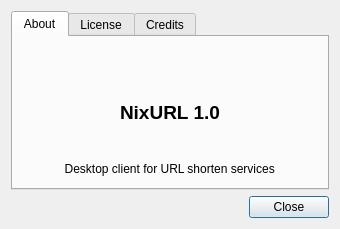
<?xml version="1.0" encoding="UTF-8"?>
<ui version="4.0">
 <class>NixURL_about</class>
 <widget class="QDialog" name="NixURL_about">
  <property name="geometry">
   <rect>
    <x>0</x>
    <y>0</y>
    <width>340</width>
    <height>229</height>
   </rect>
  </property>
  <property name="windowTitle">
   <string>XSSAlert : About</string>
  </property>
  <property name="windowIcon">
   <iconset resource="nixurl.qrc">
    <normaloff>:/images/images/nixicon.png</normaloff>:/images/images/nixicon.png</iconset>
  </property>
  <property name="locale">
   <locale language="English" country="India"/>
  </property>
  <layout class="QVBoxLayout" name="verticalLayout">
   <item>
    <widget class="QTabWidget" name="tabWidget">
     <property name="currentIndex">
      <number>0</number>
     </property>
     <widget class="QWidget" name="about_tab">
      <attribute name="title">
       <string>About</string>
      </attribute>
      <layout class="QVBoxLayout" name="verticalLayout_2">
       <item>
        <layout class="QHBoxLayout" name="horizontalLayout_3">
         <item>
          <spacer name="horizontalSpacer">
           <property name="orientation">
            <enum>Qt::Horizontal</enum>
           </property>
           <property name="sizeHint" stdset="0">
            <size>
             <width>40</width>
             <height>20</height>
            </size>
           </property>
          </spacer>
         </item>
         <item>
          <widget class="QLabel" name="label_2">
           <property name="text">
            <string/>
           </property>
           <property name="pixmap">
            <pixmap resource="nixurl.qrc">:/images/images/nixurl.png</pixmap>
           </property>
           <property name="scaledContents">
            <bool>false</bool>
           </property>
          </widget>
         </item>
         <item>
          <spacer name="horizontalSpacer_3">
           <property name="orientation">
            <enum>Qt::Horizontal</enum>
           </property>
           <property name="sizeHint" stdset="0">
            <size>
             <width>40</width>
             <height>20</height>
            </size>
           </property>
          </spacer>
         </item>
        </layout>
       </item>
       <item>
        <spacer name="verticalSpacer">
         <property name="orientation">
          <enum>Qt::Vertical</enum>
         </property>
         <property name="sizeHint" stdset="0">
          <size>
           <width>20</width>
           <height>40</height>
          </size>
         </property>
        </spacer>
       </item>
       <item>
        <layout class="QHBoxLayout" name="horizontalLayout">
         <item>
          <spacer name="horizontalSpacer_4">
           <property name="orientation">
            <enum>Qt::Horizontal</enum>
           </property>
           <property name="sizeHint" stdset="0">
            <size>
             <width>40</width>
             <height>20</height>
            </size>
           </property>
          </spacer>
         </item>
         <item>
          <widget class="QLabel" name="label">
           <property name="text">
            <string>&lt;!DOCTYPE HTML PUBLIC &quot;-//W3C//DTD HTML 4.0//EN&quot; &quot;http://www.w3.org/TR/REC-html40/strict.dtd&quot;&gt;
&lt;html&gt;&lt;head&gt;&lt;meta name=&quot;qrichtext&quot; content=&quot;1&quot; /&gt;&lt;style type=&quot;text/css&quot;&gt;
p, li { white-space: pre-wrap; }
&lt;/style&gt;&lt;/head&gt;&lt;body style=&quot; font-family:'Sans'; font-size:10pt; font-weight:400; font-style:normal;&quot;&gt;
&lt;p style=&quot; margin-top:0px; margin-bottom:0px; margin-left:0px; margin-right:0px; -qt-block-indent:0; text-indent:0px;&quot;&gt;&lt;span style=&quot; font-size:14pt; font-weight:600; color:#000000;&quot;&gt;NixURL 1.0&lt;/span&gt;&lt;/p&gt;&lt;/body&gt;&lt;/html&gt;</string>
           </property>
          </widget>
         </item>
         <item>
          <spacer name="horizontalSpacer_2">
           <property name="orientation">
            <enum>Qt::Horizontal</enum>
           </property>
           <property name="sizeHint" stdset="0">
            <size>
             <width>40</width>
             <height>20</height>
            </size>
           </property>
          </spacer>
         </item>
        </layout>
       </item>
       <item>
        <spacer name="verticalSpacer_2">
         <property name="orientation">
          <enum>Qt::Vertical</enum>
         </property>
         <property name="sizeHint" stdset="0">
          <size>
           <width>20</width>
           <height>40</height>
          </size>
         </property>
        </spacer>
       </item>
       <item>
        <layout class="QHBoxLayout" name="horizontalLayout_4">
         <item>
          <spacer name="horizontalSpacer_7">
           <property name="orientation">
            <enum>Qt::Horizontal</enum>
           </property>
           <property name="sizeHint" stdset="0">
            <size>
             <width>40</width>
             <height>20</height>
            </size>
           </property>
          </spacer>
         </item>
         <item>
          <layout class="QVBoxLayout" name="verticalLayout_3">
           <item>
            <widget class="QLabel" name="label_4">
             <property name="text">
              <string>  Desktop client for URL shorten services  </string>
             </property>
            </widget>
           </item>
          </layout>
         </item>
         <item>
          <spacer name="horizontalSpacer_6">
           <property name="orientation">
            <enum>Qt::Horizontal</enum>
           </property>
           <property name="sizeHint" stdset="0">
            <size>
             <width>40</width>
             <height>20</height>
            </size>
           </property>
          </spacer>
         </item>
        </layout>
       </item>
      </layout>
     </widget>
     <widget class="QWidget" name="License_tab">
      <attribute name="title">
       <string>License</string>
      </attribute>
      <layout class="QVBoxLayout" name="verticalLayout_4">
       <item>
        <widget class="QTextBrowser" name="textBrowser_2">
         <property name="html">
          <string>&lt;!DOCTYPE HTML PUBLIC &quot;-//W3C//DTD HTML 4.0//EN&quot; &quot;http://www.w3.org/TR/REC-html40/strict.dtd&quot;&gt;
&lt;html&gt;&lt;head&gt;&lt;meta name=&quot;qrichtext&quot; content=&quot;1&quot; /&gt;&lt;style type=&quot;text/css&quot;&gt;
p, li { white-space: pre-wrap; }
&lt;/style&gt;&lt;/head&gt;&lt;body style=&quot; font-family:'Sans'; font-size:10pt; font-weight:400; font-style:normal;&quot;&gt;
&lt;p align=&quot;justify&quot; style=&quot; margin-top:0px; margin-bottom:0px; margin-left:0px; margin-right:0px; -qt-block-indent:0; text-indent:0px;&quot;&gt;NixURL is free software; you can redistribute it and/or modify it under the terms of the GNU General Public License as published bythe Free Software Foundation; either version 3 of the License, or (at your option) any later version.&lt;/p&gt;
&lt;p align=&quot;justify&quot; style=&quot;-qt-paragraph-type:empty; margin-top:0px; margin-bottom:0px; margin-left:0px; margin-right:0px; -qt-block-indent:0; text-indent:0px;&quot;&gt;&lt;/p&gt;
&lt;p align=&quot;justify&quot; style=&quot; margin-top:0px; margin-bottom:0px; margin-left:0px; margin-right:0px; -qt-block-indent:0; text-indent:0px;&quot;&gt;NixURL is distributed in the hope that it will be useful , but WITHOUT ANY WARRANTY; without even the implied warranty of MERCHANTABILITY or FITNESS FOR A PARTICULAR PURPOSE.  See the GNU General Public License  (&lt;a href=&quot;http://www.gnu.org/licenses/gpl-3.0.txt&quot;&gt;&lt;span style=&quot; text-decoration: underline; color:#0000ff;&quot;&gt;http://www.gnu.org/licenses/gpl-3.0.txt&lt;/span&gt;&lt;/a&gt;)for more details.&lt;/p&gt;&lt;/body&gt;&lt;/html&gt;</string>
         </property>
         <property name="openExternalLinks">
          <bool>true</bool>
         </property>
        </widget>
       </item>
      </layout>
     </widget>
     <widget class="QWidget" name="Credits_tab">
      <attribute name="title">
       <string>Credits</string>
      </attribute>
      <layout class="QVBoxLayout" name="verticalLayout_5">
       <item>
        <widget class="QTextBrowser" name="textBrowser">
         <property name="html">
          <string>&lt;!DOCTYPE HTML PUBLIC &quot;-//W3C//DTD HTML 4.0//EN&quot; &quot;http://www.w3.org/TR/REC-html40/strict.dtd&quot;&gt;
&lt;html&gt;&lt;head&gt;&lt;meta name=&quot;qrichtext&quot; content=&quot;1&quot; /&gt;&lt;style type=&quot;text/css&quot;&gt;
p, li { white-space: pre-wrap; }
&lt;/style&gt;&lt;/head&gt;&lt;body style=&quot; font-family:'Sans'; font-size:10pt; font-weight:400; font-style:normal;&quot;&gt;
&lt;p style=&quot; margin-top:0px; margin-bottom:0px; margin-left:0px; margin-right:0px; -qt-block-indent:0; text-indent:0px;&quot;&gt;Written by :&lt;/p&gt;
&lt;p style=&quot;-qt-paragraph-type:empty; margin-top:0px; margin-bottom:0px; margin-left:0px; margin-right:0px; -qt-block-indent:0; text-indent:0px;&quot;&gt;&lt;/p&gt;
&lt;p style=&quot; margin-top:0px; margin-bottom:0px; margin-left:0px; margin-right:0px; -qt-block-indent:0; text-indent:0px;&quot;&gt;Arjun Jain &amp;lt; &lt;a href=&quot;mailto:arjunjain08@gmail.com&quot;&gt;&lt;span style=&quot; text-decoration: underline; color:#0000ff;&quot;&gt;arjunjain08@gmail.com &lt;/span&gt;&lt;/a&gt;&amp;gt;&lt;/p&gt;
&lt;p style=&quot; margin-top:0px; margin-bottom:0px; margin-left:0px; margin-right:0px; -qt-block-indent:0; text-indent:0px;&quot;&gt;Webpage : &lt;a href=&quot;http://www.arjunjain.info&quot;&gt;&lt;span style=&quot; text-decoration: underline; color:#0000ff;&quot;&gt;www.arjunjain.info&lt;/span&gt;&lt;/a&gt;&lt;/p&gt;&lt;/body&gt;&lt;/html&gt;</string>
         </property>
         <property name="openExternalLinks">
          <bool>true</bool>
         </property>
        </widget>
       </item>
      </layout>
     </widget>
    </widget>
   </item>
   <item>
    <layout class="QHBoxLayout" name="horizontalLayout_2">
     <item>
      <spacer name="horizontalSpacer_5">
       <property name="orientation">
        <enum>Qt::Horizontal</enum>
       </property>
       <property name="sizeHint" stdset="0">
        <size>
         <width>40</width>
         <height>20</height>
        </size>
       </property>
      </spacer>
     </item>
     <item>
      <widget class="QPushButton" name="about_close_button">
       <property name="enabled">
        <bool>true</bool>
       </property>
       <property name="text">
        <string>Close</string>
       </property>
       <property name="autoDefault">
        <bool>true</bool>
       </property>
      </widget>
     </item>
    </layout>
   </item>
  </layout>
 </widget>
 <resources>
  <include location="nixurl.qrc"/>
  <include location="nixurl.qrc"/>
  <include location="nixurl.qrc"/>
 </resources>
 <connections>
  <connection>
   <sender>about_close_button</sender>
   <signal>clicked()</signal>
   <receiver>NixURL_about</receiver>
   <slot>close()</slot>
   <hints>
    <hint type="sourcelabel">
     <x>321</x>
     <y>249</y>
    </hint>
    <hint type="destinationlabel">
     <x>186</x>
     <y>136</y>
    </hint>
   </hints>
  </connection>
 </connections>
</ui>
